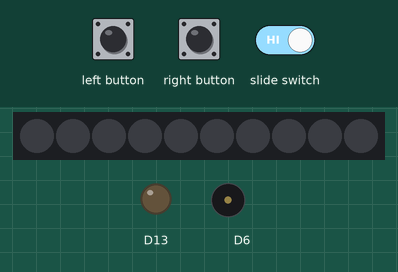
Bench run of a sketch on a simulated Adafruit Circuit Playground Express. Parts: 10 RGB LEDs in strip order, left to right, output pins drawn as LEDs (lit = HIGH), buzzer (waves = sounding). The test bench sets the inputs (shaded band). Dim RGB values are drawn brighter than linear; random numbers use the default seed unless the sketch sets one; what the sketch prints to the serial monitor is not drawn.

Above: at 1.2 s.
1.3 s: left button pressed for 0.15 s
At 1.45 s:
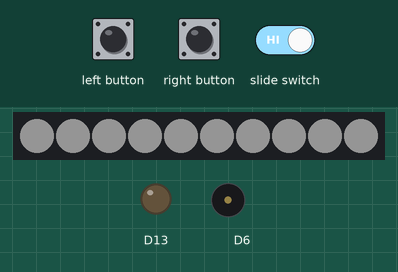
2.0 s: right button pressed for 0.15 s
At 2.52 s:
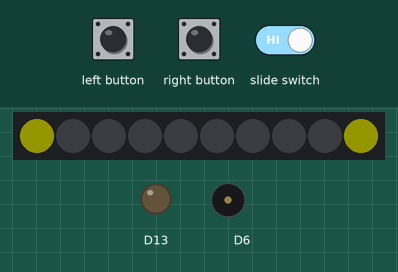
2.7 s: left button pressed for 1 s
5.2 s: slide switch set LOW
At 7.04 s:
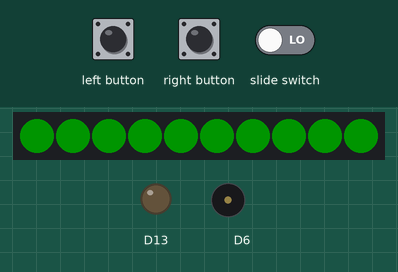
10.7 s: slide switch set HIGH
Timing chart, 0 to 13.2 s (numbered marks = the images above; inputs shaded):
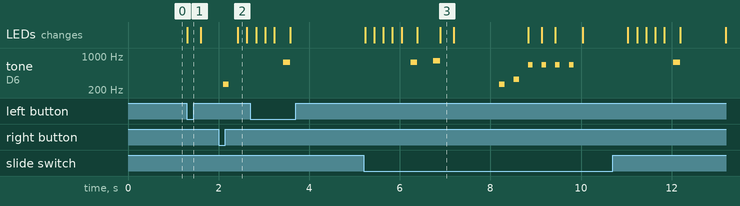

Measured:
- after the input at 1.3 s, the LEDs: change at once (image 1)
- after the input at 5.2 s, tone on D6: plays 740 Hz for 0.15 s, 800 Hz for 0.15 s, 262 Hz for 0.12 s, 330 Hz for 0.12 s, 660 Hz for 0.10 s, 660 Hz for 0.10 s … (8 notes in this stretch), starting after 1.0 s; the LEDs: first change at once (image 3 shows a later state)

The sketch:

finalcodeprojectaron.ino
```cpp
#include <Adafruit_CircuitPlayground.h>  // Include the library to access all built-in hardware features of the Circuit Playground Express board

#define MAX_SEQUENCE_LENGTH 5  // Define the maximum number of steps the memory sequence can have

// ——— Game State & Variables ———
int sequence[MAX_SEQUENCE_LENGTH];      // Stores the randomly generated pattern for the current level (0 = red, 1 = blue, 2 = yellow)
int userInput[MAX_SEQUENCE_LENGTH];     // Stores the sequence entered by the user for comparison

int level = 1;       // Keeps track of the current game level (starts at 1)
int score = 0;       // Player's current score, increases with each correct level
bool gameOver = false;   // Flag indicating if the game has ended due to a wrong input

bool lastSwitchState;    // Records the most recent state of the slide switch (used to detect changes)

// Volatile flags for interrupt-driven inputs — these get triggered immediately by hardware events
volatile bool slideToggled = false;     // Becomes true when the slide switch is toggled
volatile bool leftButtonPressed = false; // Becomes true when button A is pressed
volatile bool rightButtonPressed = false; // Becomes true when button B is pressed

// --------------------------------------------------
// setup(): Initializes hardware and interrupt setup
// --------------------------------------------------
void setup() {
  Serial.begin(9600);
  CircuitPlayground.begin();
  randomSeed(analogRead(A0));
  lastSwitchState = CircuitPlayground.slideSwitch();

  attachInterrupt(digitalPinToInterrupt(7), slideISR, CHANGE);
  attachInterrupt(digitalPinToInterrupt(4), leftButtonISR, FALLING);
  attachInterrupt(digitalPinToInterrupt(5), rightButtonISR, FALLING);

  Serial.println("Color Catch Memory: Press A to start");
}

// --------------------------------------------------
// loop(): Waits for user to press A to start/restart
// --------------------------------------------------
void loop() {
  if (leftButtonPressed) {
    leftButtonPressed = false;
    resetGame();
    playGame();
    Serial.println("Press A to play again");
  }
}

// --------------------------------------------------
// slideISR(): Sets flag when slide switch changes
// --------------------------------------------------
void slideISR() {
  slideToggled = true;
}

// --------------------------------------------------
// leftButtonISR(): Sets flag when button A is pressed
// --------------------------------------------------
void leftButtonISR() {
  leftButtonPressed = true;
}

// --------------------------------------------------
// rightButtonISR(): Sets flag when button B is pressed
// --------------------------------------------------
void rightButtonISR() {
  rightButtonPressed = true;
}

// --------------------------------------------------
// resetGame(): Resets game state and shows white flash
// --------------------------------------------------
void resetGame() {
  level = 1;
  score = 0;
  gameOver = false;
  lastSwitchState = CircuitPlayground.slideSwitch();
  flashWhite();
  delay(500);
}

// --------------------------------------------------
// playGame(): Main loop for generating and checking sequences
// --------------------------------------------------
void playGame() {
  while (level <= MAX_SEQUENCE_LENGTH && !gameOver) {
    generateSequence();
    playLevelIntro(level);
    showSequence();
    getUserInput();
    checkUserInput();
    delay(1000);
  }

  if (!gameOver) {
    successMelody();
    Serial.print("You won! Final Score: ");
    Serial.println(score);
  }
}

// --------------------------------------------------
// generateSequence(): Creates random color pattern for the level
// --------------------------------------------------
void generateSequence() {
  for (int i = 0; i < level; i++) {
    sequence[i] = random(3);
  }
}

// --------------------------------------------------
// showSequence(): Displays color/sound pattern to the player
// --------------------------------------------------
void showSequence() {
  for (int i = 0; i < level; i++) {
    playPattern(sequence[i]);
    delay(500);
    CircuitPlayground.clearPixels();
    delay(500);
  }
}

// --------------------------------------------------
// getUserInput(): Captures user inputs and maps them to colors
// --------------------------------------------------
void getUserInput() {
  for (int i = 0; i < level; i++) {
    bool got = false;

    while (!got) {
      if (leftButtonPressed && !rightButtonPressed) {
        userInput[i] = 0;
        playPattern(0);
        leftButtonPressed = false;
        got = true;
      } else if (rightButtonPressed && !leftButtonPressed) {
        userInput[i] = 1;
        playPattern(1);
        rightButtonPressed = false;
        got = true;
      } else if (slideToggled) {
        delay(5);
        slideToggled = false;
        userInput[i] = 2;
        playPattern(2);
        lastSwitchState = CircuitPlayground.slideSwitch();
        got = true;
      }

      delay(50);
    }

    CircuitPlayground.clearPixels();
    delay(300);
  }
}

// --------------------------------------------------
// checkUserInput(): Compares user input to correct sequence
// --------------------------------------------------
void checkUserInput() {
  for (int i = 0; i < level; i++) {
    if (userInput[i] != sequence[i]) {
      gameOver = true;
      CircuitPlayground.clearPixels();
      CircuitPlayground.playTone(200, 500);
      flashColor(255, 0, 0);
      Serial.print("Game Over. Score: ");
      Serial.println(score);
      return;
    }
  }

  score++;
  level++;
  CircuitPlayground.playTone(800, 150);
  flashColor(0, 255, 0);
}

// --------------------------------------------------
// flashColor(): Lights all LEDs to specified color briefly
// --------------------------------------------------
void flashColor(int r, int g, int b) {
  for (int i = 0; i < 10; i++) {
    CircuitPlayground.setPixelColor(i, r, g, b);
  }
  delay(300);
  CircuitPlayground.clearPixels();
}

// --------------------------------------------------
// flashWhite(): Convenience function for white flash
// --------------------------------------------------
void flashWhite() {
  flashColor(255, 255, 255);
}

// --------------------------------------------------
// playPattern(): Plays specific animation/sound for input color
// --------------------------------------------------
void playPattern(int c) {
  switch (c) {
    case 0: sweepRed(); break;
    case 1: sparkleBlue(); break;
    case 2: rippleYellow(); break;
  }
}

// --------------------------------------------------
// sweepRed(): Red animation and sound (LEDs 0, 4, 8)
// --------------------------------------------------
void sweepRed() {
  const int leds[3] = {0, 4, 8};
  for (int p = 0; p < 3; p++) {
    for (int j = 0; j < 3; j++) {
      CircuitPlayground.setPixelColor(leds[j], 255, 0, 0);
    }
    CircuitPlayground.playTone(440, 100);
    delay(200);
    for (int j = 0; j < 3; j++) {
      CircuitPlayground.setPixelColor(leds[j], 0, 0, 0);
    }
    delay(200);
  }
}

// --------------------------------------------------
// sparkleBlue(): Blue sparkle animation with sound
// --------------------------------------------------
void sparkleBlue() {
  for (int i = 0; i < 4; i++) {
    CircuitPlayground.clearPixels();
    CircuitPlayground.setPixelColor(random(10), 0, 0, 255);
    CircuitPlayground.playTone(660, 100);
    delay(200);
  }
  CircuitPlayground.clearPixels();
}

// --------------------------------------------------
// rippleYellow(): Yellow ripple animation and sound
// --------------------------------------------------
void rippleYellow() {
  for (int i = 0; i < 5; i++) {
    CircuitPlayground.setPixelColor(i, 255, 255, 0);
    CircuitPlayground.setPixelColor(9 - i, 255, 255, 0);
    delay(200);
  }
  CircuitPlayground.playTone(740, 150);
  CircuitPlayground.clearPixels();
}

// --------------------------------------------------
// playLevelIntro(): Plays tones to indicate level number
// --------------------------------------------------
void playLevelIntro(int lvl) {
  int notes[] = {262, 330, 392, 523, 659};
  for (int i = 0; i < lvl && i < 5; i++) {
    CircuitPlayground.playTone(notes[i], 120);
    delay(200);
  }
}

// --------------------------------------------------
// successMelody(): Plays final win melody
// --------------------------------------------------
void successMelody() {
  int notes[] = {659, 783, 880, 1047};
  for (int i = 0; i < 4; i++) {
    CircuitPlayground.playTone(notes[i], 120);
    delay(150);
  }
}
```
